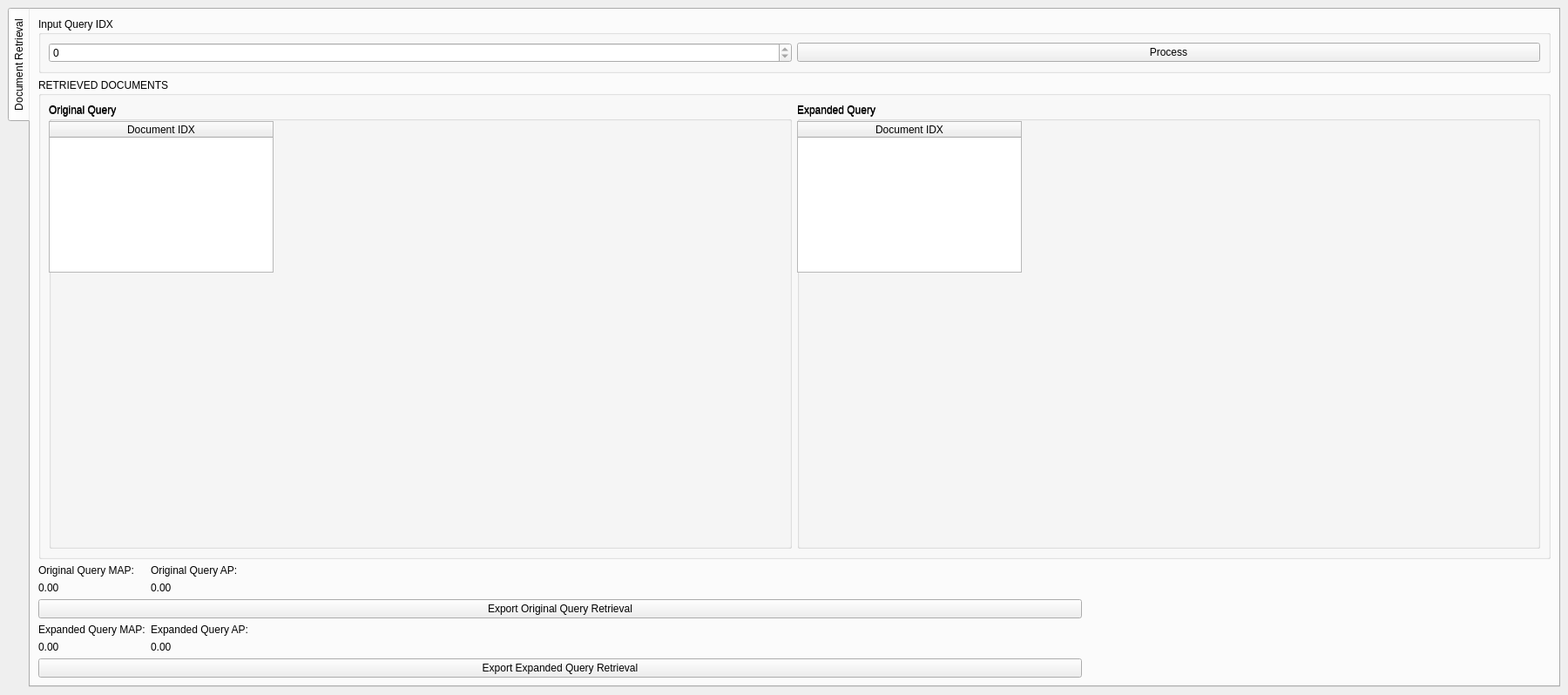
<?xml version="1.0" encoding="UTF-8"?>
<ui version="4.0">
 <class>ResultWindow</class>
 <widget class="QMainWindow" name="ResultWindow">
  <property name="geometry">
   <rect>
    <x>0</x>
    <y>0</y>
    <width>1800</width>
    <height>798</height>
   </rect>
  </property>
  <property name="minimumSize">
   <size>
    <width>640</width>
    <height>600</height>
   </size>
  </property>
  <property name="windowTitle">
   <string>BERT - IR SYSTEM</string>
  </property>
  <widget class="QWidget" name="centralwidget">
   <layout class="QGridLayout" name="gridLayout_1">
    <item row="1" column="0">
     <widget class="QTabWidget" name="tabWidget_1">
      <property name="tabPosition">
       <enum>QTabWidget::West</enum>
      </property>
      <property name="currentIndex">
       <number>0</number>
      </property>
      <widget class="QWidget" name="tab_1_retrieved">
       <attribute name="title">
        <string>Document Retrieval</string>
       </attribute>
       <layout class="QGridLayout" name="gridLayout_2_inverted">
        <item row="8" column="0" colspan="5">
         <widget class="QPushButton" name="export_expanded">
          <property name="text">
           <string>Export Expanded Query Retrieval</string>
          </property>
         </widget>
        </item>
        <item row="6" column="0">
         <widget class="QLabel" name="exp_text">
          <property name="sizePolicy">
           <sizepolicy hsizetype="Fixed" vsizetype="Preferred">
            <horstretch>0</horstretch>
            <verstretch>0</verstretch>
           </sizepolicy>
          </property>
          <property name="text">
           <string>Expanded Query MAP:</string>
          </property>
         </widget>
        </item>
        <item row="7" column="0">
         <widget class="QLabel" name="exp_value">
          <property name="text">
           <string>0.00</string>
          </property>
         </widget>
        </item>
        <item row="4" column="0">
         <widget class="QLabel" name="ori_value">
          <property name="text">
           <string>0.00</string>
          </property>
         </widget>
        </item>
        <item row="3" column="0">
         <widget class="QLabel" name="ori_text">
          <property name="text">
           <string>Original Query MAP:</string>
          </property>
         </widget>
        </item>
        <item row="0" column="0" colspan="7">
         <widget class="QGroupBox" name="groupBox_1_retrieved">
          <property name="title">
           <string>Input Query IDX</string>
          </property>
          <property name="checkable">
           <bool>false</bool>
          </property>
          <property name="class" stdset="0">
           <string>fill_background</string>
          </property>
          <layout class="QGridLayout" name="gridLayout_3_inverted">
           <item row="0" column="0" colspan="4">
            <layout class="QHBoxLayout" name="horizontalLayout_folder_retrieved">
             <item>
              <widget class="QSpinBox" name="spinBox_retrieved">
               <property name="minimum">
                <number>0</number>
               </property>
               <property name="maximum">
                <number>0</number>
               </property>
               <property name="value">
                <number>0</number>
               </property>
              </widget>
             </item>
             <item>
              <widget class="QPushButton" name="pushButton_process_retrieved">
               <property name="text">
                <string>Process</string>
               </property>
              </widget>
             </item>
            </layout>
           </item>
          </layout>
         </widget>
        </item>
        <item row="1" column="0" colspan="7">
         <widget class="QGroupBox" name="groupBox_5_retrieved">
          <property name="title">
           <string>RETRIEVED DOCUMENTS</string>
          </property>
          <property name="checkable">
           <bool>false</bool>
          </property>
          <property name="class" stdset="0">
           <string>fill_background</string>
          </property>
          <layout class="QGridLayout" name="gridLayout_8_retrieved">
           <property name="topMargin">
            <number>9</number>
           </property>
           <item row="2" column="0">
            <layout class="QHBoxLayout" name="horizontalLayout_3">
             <item>
              <widget class="QGroupBox" name="groupBox_2">
               <property name="sizePolicy">
                <sizepolicy hsizetype="Expanding" vsizetype="Expanding">
                 <horstretch>0</horstretch>
                 <verstretch>0</verstretch>
                </sizepolicy>
               </property>
               <property name="title">
                <string>Original Query</string>
               </property>
               <widget class="QWidget" name="verticalLayoutWidget">
                <property name="geometry">
                 <rect>
                  <x>0</x>
                  <y>0</y>
                  <width>258</width>
                  <height>194</height>
                 </rect>
                </property>
                <layout class="QVBoxLayout" name="verticalLayout">
                 <item>
                  <widget class="QLabel" name="label">
                   <property name="text">
                    <string>Original Query</string>
                   </property>
                  </widget>
                 </item>
                 <item>
                  <widget class="QTableWidget" name="tableWidget_exp">
                   <property name="sizePolicy">
                    <sizepolicy hsizetype="Expanding" vsizetype="Expanding">
                     <horstretch>0</horstretch>
                     <verstretch>0</verstretch>
                    </sizepolicy>
                   </property>
                   <property name="horizontalScrollBarPolicy">
                    <enum>Qt::ScrollBarAsNeeded</enum>
                   </property>
                   <property name="rowCount">
                    <number>0</number>
                   </property>
                   <property name="columnCount">
                    <number>1</number>
                   </property>
                   <attribute name="horizontalHeaderDefaultSectionSize">
                    <number>100</number>
                   </attribute>
                   <attribute name="horizontalHeaderStretchLastSection">
                    <bool>true</bool>
                   </attribute>
                   <column>
                    <property name="text">
                     <string>Document IDX</string>
                    </property>
                   </column>
                  </widget>
                 </item>
                </layout>
               </widget>
              </widget>
             </item>
             <item>
              <widget class="QGroupBox" name="groupBox">
               <property name="sizePolicy">
                <sizepolicy hsizetype="Expanding" vsizetype="Expanding">
                 <horstretch>0</horstretch>
                 <verstretch>0</verstretch>
                </sizepolicy>
               </property>
               <property name="title">
                <string>Expanded Query</string>
               </property>
               <widget class="QWidget" name="verticalLayoutWidget_2">
                <property name="geometry">
                 <rect>
                  <x>0</x>
                  <y>0</y>
                  <width>258</width>
                  <height>194</height>
                 </rect>
                </property>
                <layout class="QVBoxLayout" name="verticalLayout_2">
                 <item>
                  <widget class="QLabel" name="label_2">
                   <property name="text">
                    <string>Expanded Query</string>
                   </property>
                  </widget>
                 </item>
                 <item>
                  <widget class="QTableWidget" name="tableWidget_exp_2">
                   <property name="sizePolicy">
                    <sizepolicy hsizetype="Expanding" vsizetype="Expanding">
                     <horstretch>0</horstretch>
                     <verstretch>0</verstretch>
                    </sizepolicy>
                   </property>
                   <property name="horizontalScrollBarPolicy">
                    <enum>Qt::ScrollBarAsNeeded</enum>
                   </property>
                   <property name="rowCount">
                    <number>0</number>
                   </property>
                   <property name="columnCount">
                    <number>1</number>
                   </property>
                   <attribute name="horizontalHeaderDefaultSectionSize">
                    <number>100</number>
                   </attribute>
                   <attribute name="horizontalHeaderStretchLastSection">
                    <bool>true</bool>
                   </attribute>
                   <column>
                    <property name="text">
                     <string>Document IDX</string>
                    </property>
                   </column>
                  </widget>
                 </item>
                </layout>
               </widget>
              </widget>
             </item>
            </layout>
           </item>
          </layout>
         </widget>
        </item>
        <item row="5" column="0" colspan="5">
         <widget class="QPushButton" name="export_original">
          <property name="text">
           <string>Export Original Query Retrieval</string>
          </property>
         </widget>
        </item>
        <item row="3" column="1">
         <widget class="QLabel" name="ori_ap_text">
          <property name="text">
           <string>Original Query AP:</string>
          </property>
         </widget>
        </item>
        <item row="4" column="1">
         <widget class="QLabel" name="ori_ap_value">
          <property name="text">
           <string>0.00</string>
          </property>
         </widget>
        </item>
        <item row="6" column="1">
         <widget class="QLabel" name="exp_text_2">
          <property name="text">
           <string>Expanded Query AP:</string>
          </property>
         </widget>
        </item>
        <item row="7" column="1">
         <widget class="QLabel" name="exp_ap_value">
          <property name="text">
           <string>0.00</string>
          </property>
         </widget>
        </item>
       </layout>
      </widget>
     </widget>
    </item>
   </layout>
  </widget>
 </widget>
 <resources/>
 <connections/>
</ui>
